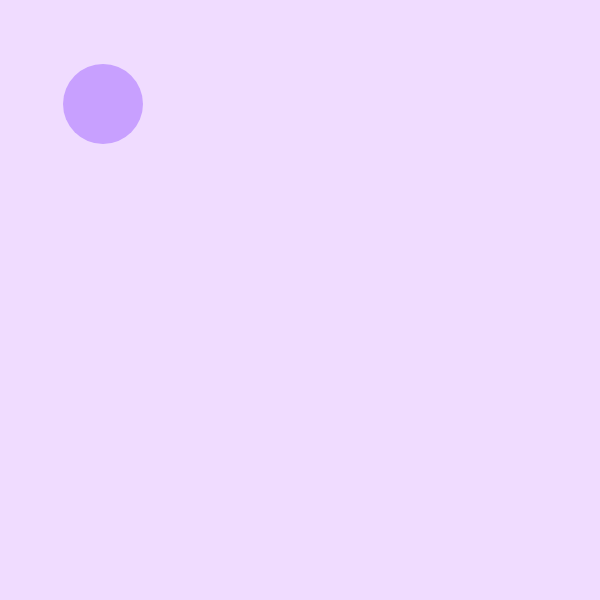
Frame 1 (no input)
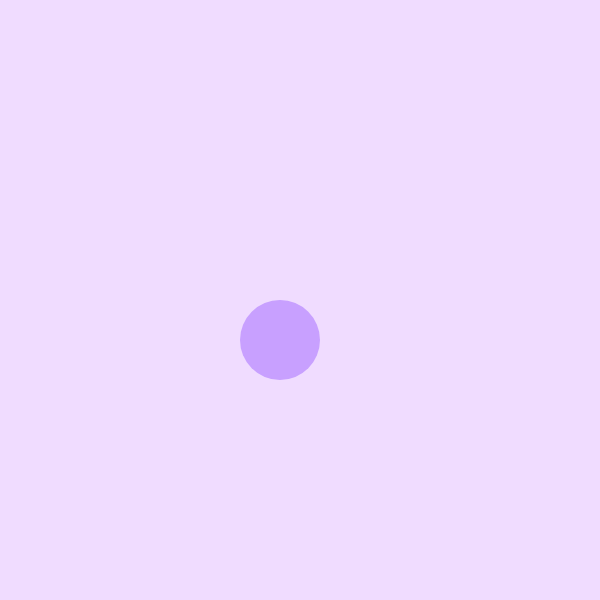
Frame 60 (no input)
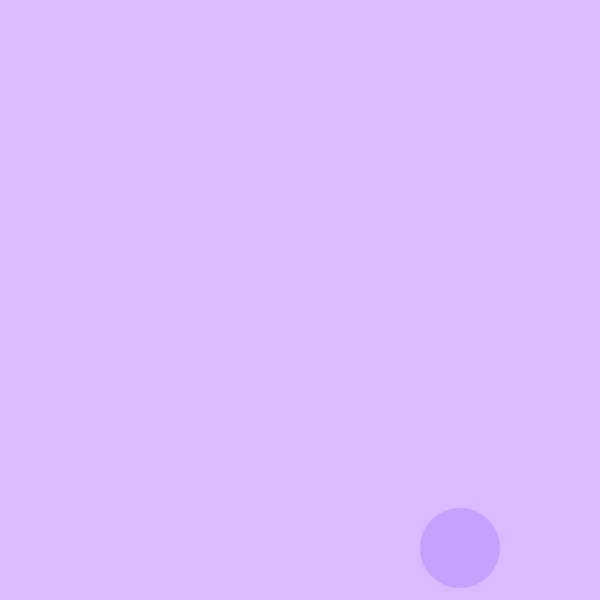
Frame 120 (the mouse pressed at the canvas centre since frame 60)

The p5.js sketch that drew these frames (run headless with seeded random() and noise() and a simulated clock; from frame 60 on, the mouse is pressed at the canvas centre):

// p5.js sketch
// ── sketch.js
// for my bounce exercise, i created a moving circle, and the background changes each time the circle bounces.

// control variables for the circle's position and speed
let x = 100;
let y = 100;
let xspeed = 3;
let yspeed = 4;
let circleSize = 80;

// pastel colors for background
let pastelColors = [
  [255, 179, 186], // red
  [255, 223, 186], // orange
  [255, 255, 186], // yellow
  [186, 255, 201], // green
  [186, 225, 255], // blue
  [219, 186, 255], // purple
  [255, 186, 238]  // pink
];

// variable to store current background color
let currentColor = [240, 220, 255]; // initial background color (light lilac)

function setup() {
  createCanvas(600, 600); // canvas size
}

function draw() {
  background(currentColor); // update background to current color

  // check for collision with left and right edges
  // references: https://p5js.org/reference/p5/floor/, https://developer.mozilla.org/en-US/docs/Web/JavaScript/Reference/Global_Objects/Array/length
  // if the circle hits a side, reverse the x direction and choose a random pastel color for the background
  if (x < circleSize / 2 || x > width - circleSize / 2) {
    xspeed = xspeed * -1; // reverse the x direction
    currentColor = pastelColors[floor(random(pastelColors.length))]; // change to a random pastel color when the circle bounces
  }

  // check for collision with top and bottom edges
  // if the circle hits the top or bottom, reverse the y direction and change the background color
  if (y < circleSize / 2 || y > height - circleSize / 2) {
    yspeed = yspeed * -1; // reverse the y direction
    currentColor = pastelColors[floor(random(pastelColors.length))]; // change to a random pastel color when the circle bounces
  }

  x = x + xspeed; // iterate x
  y = y + yspeed; // iterate y

  // display the circle
  // reference: https://p5js.org/reference/p5/ellipse/
  fill(200, 160, 255); // set the circle's color to lilac
  noStroke(); // disable the outline for the circle
  ellipse(x, y, circleSize, circleSize); // draw the circle at the new position
}
